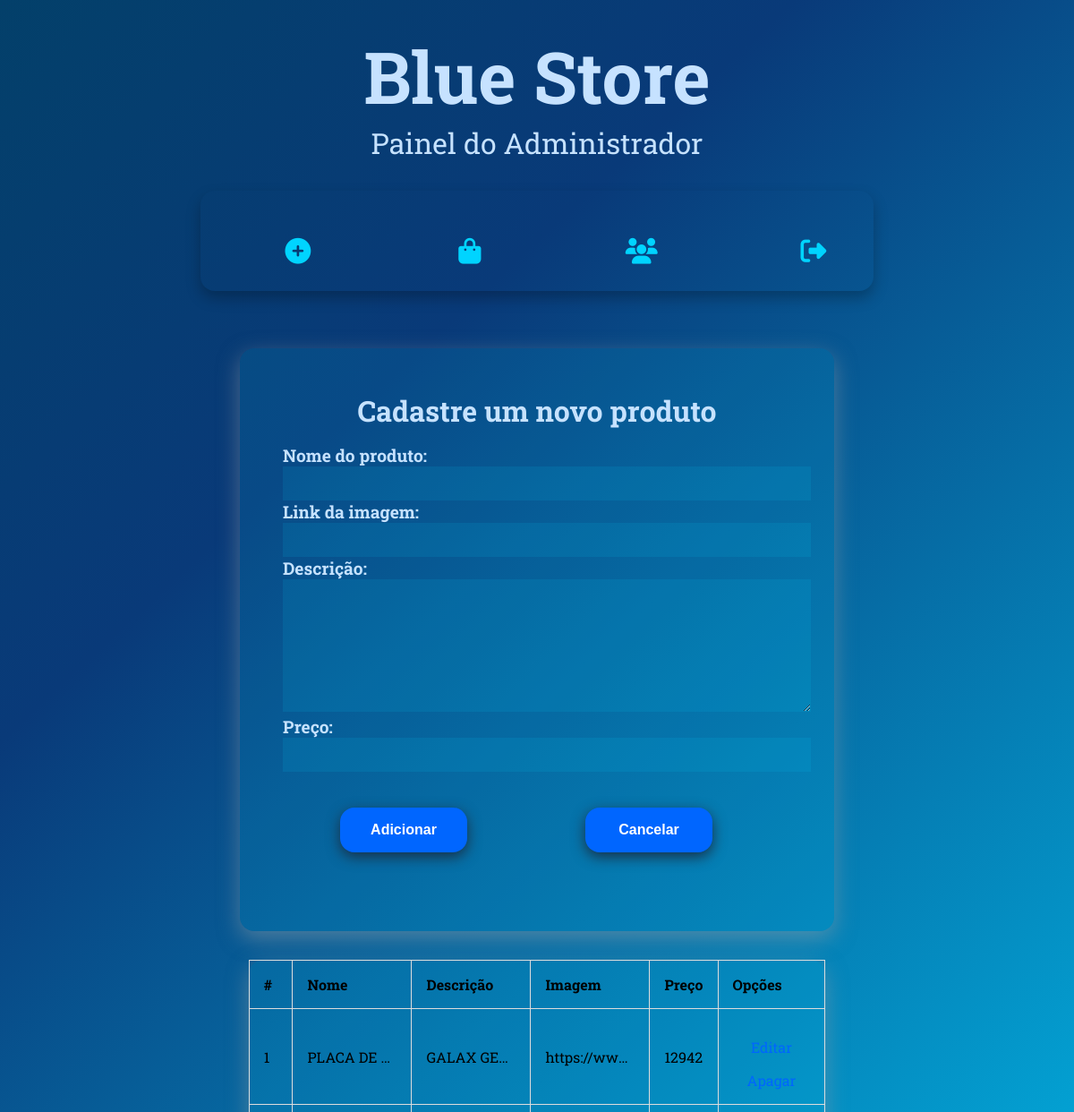
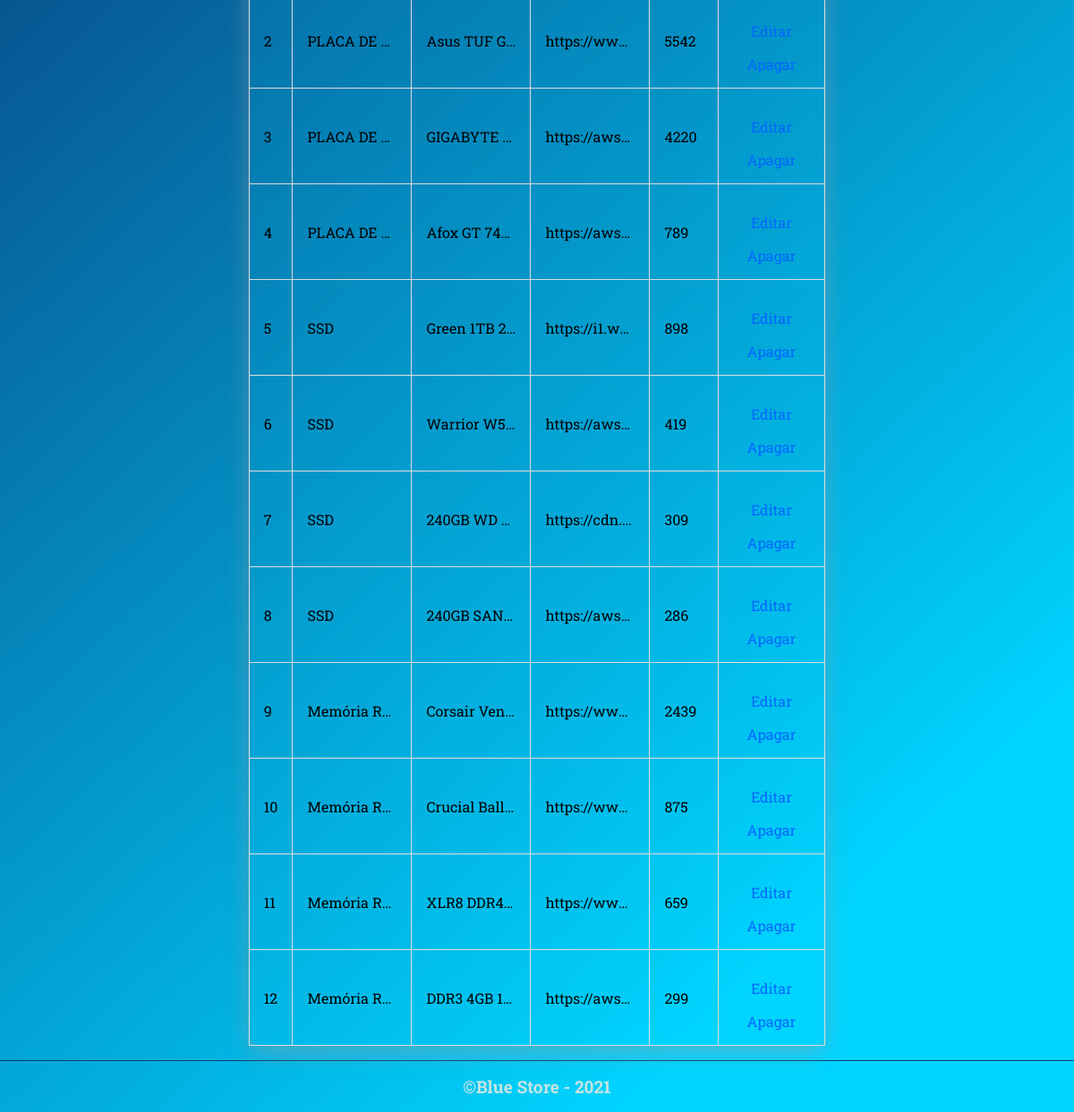
Screenshot of /select with the database file from the repository (2 pictures, top to bottom).
### app.py (models this page shows, shortened)
class Vendedor(db.Model):
    id = db.Column(db.Integer, primary_key=True,autoincrement = True )
    nome = db.Column(db.String(50), nullable= False)
    descricao = db.Column(db.String(500), nullable =False)
    imagem = db.Column(db.String(7000), nullable=False)
    preco = db.Column(db.Integer, nullable = False )

### app.py (the view)
@app.route('/select')
def selected():
    tabelas = Vendedor.query.all()
    return render_template('/admin.html', tabelas=tabelas, produto='', display='true')

### templates/admin.html (shortened to what this page needs)
<!DOCTYPE html>
<html lang="pt-br">
<head>
    <link rel="stylesheet" href="../static/css/admin.css">
</head>
<body>
    <section>
        <header id="header">
            <h1>Blue Store</h1>
            <p>Painel do Administrador</p>
        </header>
        <nav id="navgation">
            <ul class="menu">
                <li class="item">
                    <a class="link" href="/select"><i class="fa fa-plus-circle" aria-hidden="true"></i></a>
                </li>
                <li class="item">
                    <a class="link" href="/loja"><i class="fa fa-shopping-bag" aria-hidden="true"></i><span>Loja</span></a>
                </li>
                <li class="item">
                    <a class="link" href="/about"><i class="fa fa-users" aria-hidden="true"></i><span>Sobre nós</span></a>
                </li>
                <li class="item">
                    <a class="link" href="/logout"><i class="fa fa-sign-out" aria-hidden="true"></i><span>Sair</span></a>
                </li>
            </ul>
        </nav>
        {% if display == 'true'%}
        <article id="cadastro">
            {% if produto == '' %}
            <form action="/new" method="POST">
                <h1>Cadastre um novo produto</h1>
            {%else%}
            <form action="/edit/{{produto.id}}" method="POST">
                <h1>Modifique um produto</h1>
            {%endif%}
                <label for="nome">Nome do produto:</label>
                <input type="text" id ='nome' name ='nome' value ='{{produto.nome}}'>
                <label for="imagem">Link da imagem:</label>
                <input type="text" id= 'imagem' name='imagem' value ='{{produto.imagem}}'>
                <label for="descricao">Descrição:</label>
                <textarea name="descricao" id="descricao" cols="30" rows="6">{{produto.descricao}}</textarea>
                <label for="preco">Preço:</label>
                <input type='number' id='preco' name = 'preco' value = '{{produto.preco}}'>
                <button type="submit">
                    {%if produto == ''%}
                    Adicionar
                    {%else%}
                    Atualizar
                    {%endif%}
                </button>
                <button id="cancel" type="button">
                    Cancelar
                </button>
            </form>
        </article>
        {%endif%}
        <article id="table">
            {% if produto == '' %}
            <article id="lista">
                <table>
                    <thead>
                        <tr>
                            <th>#</th>
                            <th>Nome</th>
                            <th>Descrição</th>
                            <th>Imagem</th>
                            <th>Preço</th>
                            <th>Opções</th>
                        </tr>
                    </thead>
                    <tbody>
                        {% for p in tabelas %}
                        <tr>
                            <td>{{p.id}}</td>
                            <td>{{p.nome}}</td>
                            <td>{{p.descricao}}</td>
                            <td>{{p.imagem}}</td>
                            <td>{{p.preco}}</td>
                            <td>
                                <a id="edit" href="/edit/{{p.id}}">Editar</a>
                                <a href="/{{p.id}}">Apagar</a>
                            </td>
                        </tr>
                        {% endfor %}
                    </tbody>
                </table>
            </article>
            {% endif %}
        </article>
        <footer>
            <p>&copy;Blue Store - 2021</p>
        </footer>
    </section>
</body>
</html>

### static/css/admin.css (style rules this page uses)
* { margin: 0; padding: 0; }
body { background: rgb(3,64,106); background: linear-gradient(137deg, rgba(3,64,106,1) 0%, rgba(9,58,121,1) 23%, rgba(0,212,255,1) 87%); width: 100%; height: 100%; background-repeat: no-repeat; background-clip: padding-box; font-family: 'Roboto Slab', serif; }
section { width:100%; }
#header { width: 100%; color:#c6e2ff; text-align: center; animation: neon .1s ease-in-out infinite alternate; margin-top: 2rem; }
#header h1 { font-size:5rem; }
#header p { font-size: 2rem; }
#navgation { grid-area: aside; position: sticky; top:0; z-index: 9; display: flex; text-align: center; align-items: center; width: 60%; margin: 2rem auto; border-radius: 1rem; background-color: transparent; box-shadow: 0 .5rem 1rem rgba(0,0,0, .25); overflow: hidden; height: 5rem; padding: 1rem; }
#navgation .menu { list-style: none; display: flex; justify-content: center; margin: 0 auto; }
#navgation .menu .item { position: relative; padding: 1rem; width: 10rem; height: 100%; transition: ease .4s; cursor: pointer; }
#navgation .menu .item .link { display: block; margin: 0 auto; width: 100%; height: 5rem; color: rgba(0,212,255,1); text-transform: uppercase; text-decoration: none; overflow: hidden; transition: ease .4s; }
#navgation .menu .item .link i { position: absolute; display: flex; justify-content: center; top: 60%; transform: translateY(-50%); width: 80%; font-size: 1.8rem; transition: ease .4s; }
#cadastro { display:flex; flex-wrap: wrap; padding: 2rem; justify-content: center; align-items: center; }
form { padding: 3rem; background-color: rgba(0,212,255,.1); width: 50%; position: relative; box-shadow: rgba(149, 157, 165, .5) 0px 8px 24px; border-radius: 1rem; }
form h1 { font-size: 2rem; color:#c6e2ff; text-align: center; animation: neon .1s ease-in-out infinite alternate; margin-bottom: 1rem; }
form input, textarea { width: 100%; height: 100%; top: 0; left: 0; border: none; outline: none; background: rgba(0,212,255,.1); padding: 0.5rem 0.7rem; font-size: 1.2rem; font-family: 'Poppins', sans-serif; color:white; }
form label { width: 100%; font-size: 1.2rem; color: #c6e2ff; font-weight: 700; }
form button { margin: 2.5rem 4rem; width: 25%; height: 30%; padding: 1rem; background-color: #0066ff; color: #fff; font-weight: 700; font-size: 1rem; border: none; cursor: pointer; transition-duration: 0.4s; overflow: hidden; box-shadow: 0 5px 15px #193047; border-radius: 1rem; }
#table { display: flex; align-items: center; justify-content: center; }
#lista table { border-collapse: collapse; border-spacing: 0; padding: 3rem; background-color: rgba(0,212,255,.1); width: 65%; box-shadow: rgba(149, 157, 165, .5) 0px 8px 24px; border-radius: 1rem; }
#lista table th, td { padding: 1rem; border: 1px solid #ddd; text-align: left; }
#lista table td { max-width: 100px; overflow: hidden; text-overflow: ellipsis; white-space: nowrap; }
#lista table a { padding: 1rem; color: #0066ff; text-decoration: none; transition: all 0.3s ease-in-out; }
#edit { display: flex; justify-content: center; align-items: center; padding: 6rem; }
footer { grid-area: footer; border-top: 1px solid rgba(3,64,106,1); width: 100%; margin-top:1rem; }
footer p { color: rgba(202,228,225,0.98); text-align: center; font-size: 1.2rem; font-weight: bold; margin: 1rem; }

### rows the page displays
Vendedor: id "1", nome "PLACA DE…", descricao "GALAX GE…", imagem "https://ww…", preco "12942"
Vendedor: id "2", nome "PLACA DE…", descricao "Asus TUF G…", imagem "https://ww…", preco "5542"
Vendedor: id "3", nome "PLACA DE…", descricao "GIGABYTE…", imagem "https://awst…", preco "4220"
Vendedor: id "4", nome "PLACA DE…", descricao "Afox GT 74…", imagem "https://awst…", preco "789"
Vendedor: id "5", nome "SSD", descricao "Green 1TB 2…", imagem "https://i1.w…", preco "898"
Vendedor: id "6", nome "SSD", descricao "Warrior W5…", imagem "https://awst…", preco "419"
Vendedor: id "7", nome "SSD", descricao "240GB WD…", imagem "https://cdn.…", preco "309"
Vendedor: id "8", nome "SSD", descricao "240GB SAN…", imagem "https://awst…", preco "286"
Vendedor: id "9", nome "Memória R…", descricao "Corsair Ven…", imagem "https://ww…", preco "2439"
Vendedor: id "10", nome "Memória R…", descricao "Crucial Ball…", imagem "https://ww…", preco "875"
Vendedor: id "11", nome "Memória R…", descricao "XLR8 DDR4…", imagem "https://ww…", preco "659"
Vendedor: id "12", nome "Memória R…", descricao "DDR3 4GB 1…", imagem "https://awst…", preco "299"
